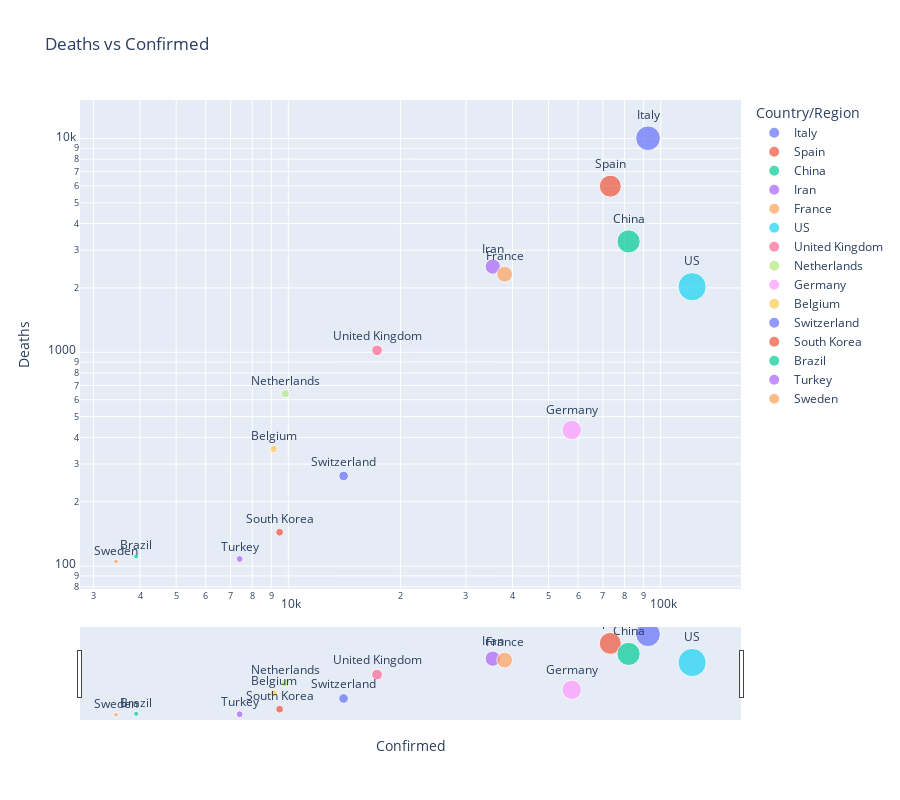

Notebook cell for this chart:
### Code cell
fig = px.scatter(full_latest_grouped.sort_values('Deaths', ascending=False).iloc[:15, :], 
                 x='Confirmed', y='Deaths', color='Country/Region', size='Confirmed', height=800,
                 text='Country/Region', log_x=True, log_y=True, title='Deaths vs Confirmed')
fig.update_traces(textposition='top center')
fig.update_layout(xaxis_rangeslider_visible=True)
fig.show()

### Figure 1 — Plotly figure (JSON) as saved in the notebook; plotly's stock layout.template omitted (floating-point values rounded to 4 significant figures)
{"data": [{"hoverlabel": {"namelength": 0}, "hovertemplate": "Country/Region=%{text}<br>Confirmed=%{marker.size}<br>Deaths=%{y}", "legendgroup": "Italy", "marker": {"color": "#636efa", "size": [92472], "sizemode": "area", "sizeref": 303.7, "symbol": "circle"}, "mode": "markers+text", "name": "Italy", "showlegend": true, "text": ["Italy"], "textposition": "top center", "type": "scatter", "x": [92472], "xaxis": "x", "y": [10023], "yaxis": "y"}, {"hoverlabel": {"namelength": 0}, "hovertemplate": "Country/Region=%{text}<br>Confirmed=%{marker.size}<br>Deaths=%{y}", "legendgroup": "Spain", "marker": {"color": "#EF553B", "size": [73235], "sizemode": "area", "sizeref": 303.7, "symbol": "circle"}, "mode": "markers+text", "name": "Spain", "showlegend": true, "text": ["Spain"], "textposition": "top center", "type": "scatter", "x": [73235], "xaxis": "x", "y": [5982], "yaxis": "y"}, {"hoverlabel": {"namelength": 0}, "hovertemplate": "Country/Region=%{text}<br>Confirmed=%{marker.size}<br>Deaths=%{y}", "legendgroup": "China", "marker": {"color": "#00cc96", "size": [81999], "sizemode": "area", "sizeref": 303.7, "symbol": "circle"}, "mode": "markers+text", "name": "China", "showlegend": true, "text": ["China"], "textposition": "top center", "type": "scatter", "x": [81999], "xaxis": "x", "y": [3299], "yaxis": "y"}, {"hoverlabel": {"namelength": 0}, "hovertemplate": "Country/Region=%{text}<br>Confirmed=%{marker.size}<br>Deaths=%{y}", "legendgroup": "Iran", "marker": {"color": "#ab63fa", "size": [35408], "sizemode": "area", "sizeref": 303.7, "symbol": "circle"}, "mode": "markers+text", "name": "Iran", "showlegend": true, "text": ["Iran"], "textposition": "top center", "type": "scatter", "x": [35408], "xaxis": "x", "y": [2517], "yaxis": "y"}, {"hoverlabel": {"namelength": 0}, "hovertemplate": "Country/Region=%{text}<br>Confirmed=%{marker.size}<br>Deaths=%{y}", "legendgroup": "France", "marker": {"color": "#FFA15A", "size": [38105], "sizemode": "area", "sizeref": 303.7, "symbol": "circle"}, "mode": "markers+text", "name": "France", "showlegend": true, "text": ["France"], "textposition": "top center", "type": "scatter", "x": [38105], "xaxis": "x", "y": [2317], "yaxis": "y"}, {"hoverlabel": {"namelength": 0}, "hovertemplate": "Country/Region=%{text}<br>Confirmed=%{marker.size}<br>Deaths=%{y}", "legendgroup": "US", "marker": {"color": "#19d3f3", "size": [121478], "sizemode": "area", "sizeref": 303.7, "symbol": "circle"}, "mode": "markers+text", "name": "US", "showlegend": true, "text": ["US"], "textposition": "top center", "type": "scatter", "x": [121478], "xaxis": "x", "y": [2026], "yaxis": "y"}, {"hoverlabel": {"namelength": 0}, "hovertemplate": "Country/Region=%{text}<br>Confirmed=%{marker.size}<br>Deaths=%{y}", "legendgroup": "United Kingdom", "marker": {"color": "#FF6692", "size": [17312], "sizemode": "area", "sizeref": 303.7, "symbol": "circle"}, "mode": "markers+text", "name": "United Kingdom", "showlegend": true, "text": ["United Kingdom"], "textposition": "top center", "type": "scatter", "x": [17312], "xaxis": "x", "y": [1021], "yaxis": "y"}, {"hoverlabel": {"namelength": 0}, "hovertemplate": "Country/Region=%{text}<br>Confirmed=%{marker.size}<br>Deaths=%{y}", "legendgroup": "Netherlands", "marker": {"color": "#B6E880", "size": [9819], "sizemode": "area", "sizeref": 303.7, "symbol": "circle"}, "mode": "markers+text", "name": "Netherlands", "showlegend": true, "text": ["Netherlands"], "textposition": "top center", "type": "scatter", "x": [9819], "xaxis": "x", "y": [640], "yaxis": "y"}, {"hoverlabel": {"namelength": 0}, "hovertemplate": "Country/Region=%{text}<br>Confirmed=%{marker.size}<br>Deaths=%{y}", "legendgroup": "Germany", "marker": {"color": "#FF97FF", "size": [57695], "sizemode": "area", "sizeref": 303.7, "symbol": "circle"}, "mode": "markers+text", "name": "Germany", "showlegend": true, "text": ["Germany"], "textposition": "top center", "type": "scatter", "x": [57695], "xaxis": "x", "y": [433], "yaxis": "y"}, {"hoverlabel": {"namelength": 0}, "hovertemplate": "Country/Region=%{text}<br>Confirmed=%{marker.size}<br>Deaths=%{y}", "legendgroup": "Belgium", "marker": {"color": "#FECB52", "size": [9134], "sizemode": "area", "sizeref": 303.7, "symbol": "circle"}, "mode": "markers+text", "name": "Belgium", "showlegend": true, "text": ["Belgium"], "textposition": "top center", "type": "scatter", "x": [9134], "xaxis": "x", "y": [353], "yaxis": "y"}, {"hoverlabel": {"namelength": 0}, "hovertemplate": "Country/Region=%{text}<br>Confirmed=%{marker.size}<br>Deaths=%{y}", "legendgroup": "Switzerland", "marker": {"color": "#636efa", "size": [14076], "sizemode": "area", "sizeref": 303.7, "symbol": "circle"}, "mode": "markers+text", "name": "Switzerland", "showlegend": true, "text": ["Switzerland"], "textposition": "top center", "type": "scatter", "x": [14076], "xaxis": "x", "y": [264], "yaxis": "y"}, {"hoverlabel": {"namelength": 0}, "hovertemplate": "Country/Region=%{text}<br>Confirmed=%{marker.size}<br>Deaths=%{y}", "legendgroup": "South Korea", "marker": {"color": "#EF553B", "size": [9478], "sizemode": "area", "sizeref": 303.7, "symbol": "circle"}, "mode": "markers+text", "name": "South Korea", "showlegend": true, "text": ["South Korea"], "textposition": "top center", "type": "scatter", "x": [9478], "xaxis": "x", "y": [144], "yaxis": "y"}, {"hoverlabel": {"namelength": 0}, "hovertemplate": "Country/Region=%{text}<br>Confirmed=%{marker.size}<br>Deaths=%{y}", "legendgroup": "Brazil", "marker": {"color": "#00cc96", "size": [3904], "sizemode": "area", "sizeref": 303.7, "symbol": "circle"}, "mode": "markers+text", "name": "Brazil", "showlegend": true, "text": ["Brazil"], "textposition": "top center", "type": "scatter", "x": [3904], "xaxis": "x", "y": [111], "yaxis": "y"}, {"hoverlabel": {"namelength": 0}, "hovertemplate": "Country/Region=%{text}<br>Confirmed=%{marker.size}<br>Deaths=%{y}", "legendgroup": "Turkey", "marker": {"color": "#ab63fa", "size": [7402], "sizemode": "area", "sizeref": 303.7, "symbol": "circle"}, "mode": "markers+text", "name": "Turkey", "showlegend": true, "text": ["Turkey"], "textposition": "top center", "type": "scatter", "x": [7402], "xaxis": "x", "y": [108], "yaxis": "y"}, {"hoverlabel": {"namelength": 0}, "hovertemplate": "Country/Region=%{text}<br>Confirmed=%{marker.size}<br>Deaths=%{y}", "legendgroup": "Sweden", "marker": {"color": "#FFA15A", "size": [3447], "sizemode": "area", "sizeref": 303.7, "symbol": "circle"}, "mode": "markers+text", "name": "Sweden", "showlegend": true, "text": ["Sweden"], "textposition": "top center", "type": "scatter", "x": [3447], "xaxis": "x", "y": [105], "yaxis": "y"}], "layout": {"height": 800, "legend": {"itemsizing": "constant", "title": {"text": "Country/Region"}, "tracegroupgap": 0}, "title": {"text": "Deaths vs Confirmed"}, "xaxis": {"anchor": "y", "domain": [0, 1], "rangeslider": {"visible": true}, "title": {"text": "Confirmed"}, "type": "log"}, "yaxis": {"anchor": "x", "domain": [0, 1], "title": {"text": "Deaths"}, "type": "log"}}}
